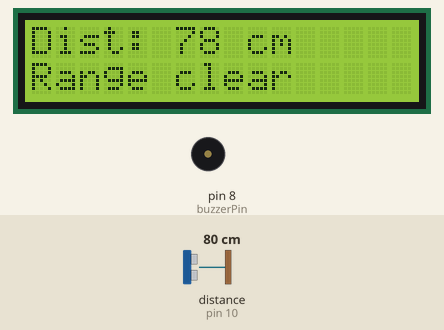
Bench run of a sketch on a simulated Arduino Uno, built with avr-gcc and run on an emulated ATmega328P. Parts: 16×2 character LCD, buzzer (waves = sounding). Wiring (inferred from the names in the program): ultrasonic range finder: trigger pin 9; echo pin 10. The test bench sets the inputs (shaded band); at power-on: distance to the obstacle (sensor on pin 10) 80 cm. The echo pulse lasts 58.3 µs per cm; what the sketch prints to the serial monitor is not drawn.

Above: at 2.7 s.
2.8 s: distance to the obstacle (sensor on pin 10) set to 18 cm
At 3.9 s:
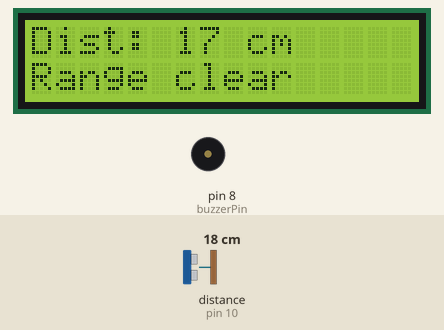
4.4 s: distance to the obstacle (sensor on pin 10) set to 14 cm
At 4.58 s:
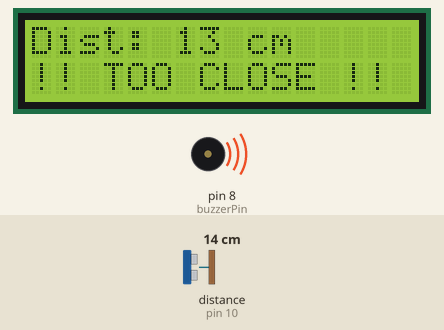
6.3 s: distance to the obstacle (sensor on pin 10) set to 2 cm
At 6.56 s:
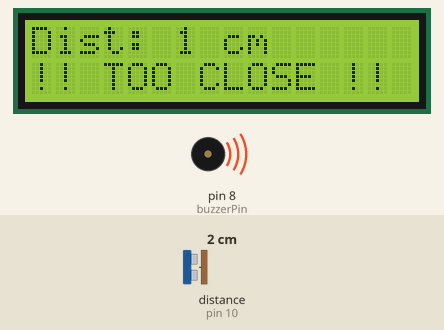
Timing chart, 0 to 13.8 s (numbered marks = the images above; inputs shaded):
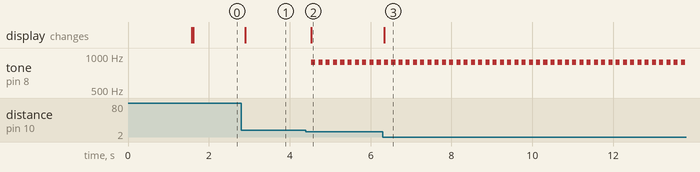

Measured:
- the behaviour switches between 16 and 15 cm on distance to the obstacle (sensor on pin 10) (found by bisection; images 1 and 2)
- after the input at 2.8 s, the display: changes after 0.10 s (image 1)
- after the input at 4.4 s, tone on pin 8 (buzzerPin): alternates 880 Hz for 0.10 s and silent for 0.08 s, starting after 0.13 s; the display: changes after 0.13 s (image 2)
- after the input at 6.3 s, the display: changes at once (image 3)

The sketch:

distance_display.ino
```cpp
// Lesson 04, Part D (core build) — distance display + proximity beeper
// HC-SR04: Trig->9, Echo->10. LCD: SDA->A4, SCL->A5.
// Passive buzzer: + -> pin 8, - -> GND.

#include <Wire.h>
#include <LiquidCrystal_I2C.h>

const int trigPin = 9;
const int echoPin = 10;
const int buzzerPin = 8;
const int ALERT_CM = 15;          // beep when closer than this

LiquidCrystal_I2C lcd(0x27, 16, 2);

long readDistanceCm() {
  digitalWrite(trigPin, LOW);
  delayMicroseconds(2);
  digitalWrite(trigPin, HIGH);
  delayMicroseconds(10);
  digitalWrite(trigPin, LOW);
  long duration = pulseIn(echoPin, HIGH);
  return duration * 0.034 / 2;
}

void setup() {
  Serial.begin(9600);
  pinMode(trigPin, OUTPUT);
  pinMode(echoPin, INPUT);
  pinMode(buzzerPin, OUTPUT);
  lcd.init();
  lcd.backlight();
  lcd.print("Distance Sensor");
  delay(1500);
  lcd.clear();
}

void loop() {
  long distance = readDistanceCm();

  lcd.setCursor(0, 0);
  lcd.print("Dist: ");
  lcd.print(distance);
  lcd.print(" cm   ");            // trailing spaces erase old digits

  lcd.setCursor(0, 1);
  if (distance < ALERT_CM) {
    lcd.print("!! TOO CLOSE !! ");
    tone(buzzerPin, 880, 100);    // 880 Hz beep, 100 ms
  } else {
    lcd.print("Range clear     ");
  }

  Serial.println(distance);
  delay(150);
}
```
